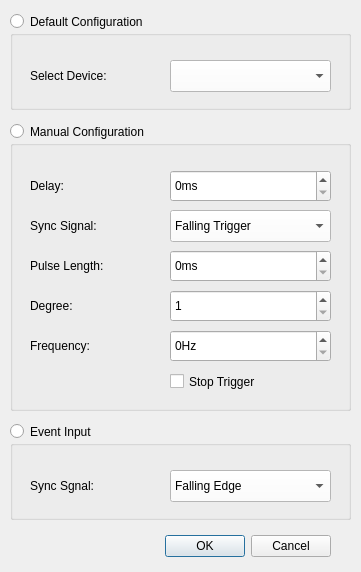
<?xml version="1.0" encoding="UTF-8"?>
<ui version="4.0">
 <class>InOutConnectionConfigDialog</class>
 <widget class="QDialog" name="InOutConnectionConfigDialog">
  <property name="geometry">
   <rect>
    <x>0</x>
    <y>0</y>
    <width>361</width>
    <height>572</height>
   </rect>
  </property>
  <property name="windowTitle">
   <string>Input/Output Connection Configuration</string>
  </property>
  <widget class="QDialogButtonBox" name="buttonBox">
   <property name="geometry">
    <rect>
     <x>40</x>
     <y>530</y>
     <width>291</width>
     <height>32</height>
    </rect>
   </property>
   <property name="orientation">
    <enum>Qt::Horizontal</enum>
   </property>
   <property name="standardButtons">
    <set>QDialogButtonBox::Cancel|QDialogButtonBox::Ok</set>
   </property>
  </widget>
  <widget class="QGroupBox" name="manual_config">
   <property name="geometry">
    <rect>
     <x>10</x>
     <y>140</y>
     <width>341</width>
     <height>271</height>
    </rect>
   </property>
   <property name="title">
    <string/>
   </property>
   <property name="checkable">
    <bool>false</bool>
   </property>
   <widget class="QSpinBox" name="frequency">
    <property name="geometry">
     <rect>
      <x>160</x>
      <y>190</y>
      <width>161</width>
      <height>32</height>
     </rect>
    </property>
    <property name="styleSheet">
     <string notr="true">alternate-background-color: rgb(255, 255, 255);</string>
    </property>
    <property name="suffix">
     <string>Hz</string>
    </property>
    <property name="maximum">
     <number>5100</number>
    </property>
   </widget>
   <widget class="QComboBox" name="sync_signal">
    <property name="geometry">
     <rect>
      <x>160</x>
      <y>70</y>
      <width>161</width>
      <height>32</height>
     </rect>
    </property>
    <property name="styleSheet">
     <string notr="true">background-color: rgb(255, 255, 255);
selection-color: rgb(121, 195, 169);</string>
    </property>
    <item>
     <property name="text">
      <string>Falling Trigger</string>
     </property>
    </item>
    <item>
     <property name="text">
      <string>Rising Trigger</string>
     </property>
    </item>
    <item>
     <property name="text">
      <string>Falling Edge</string>
     </property>
    </item>
    <item>
     <property name="text">
      <string>Rising Edge</string>
     </property>
    </item>
    <item>
     <property name="text">
      <string>Falling Clock</string>
     </property>
    </item>
    <item>
     <property name="text">
      <string>Rising Clock</string>
     </property>
    </item>
    <item>
     <property name="text">
      <string>M-Sequence</string>
     </property>
    </item>
   </widget>
   <widget class="QLabel" name="delay_label">
    <property name="geometry">
     <rect>
      <x>20</x>
      <y>30</y>
      <width>141</width>
      <height>32</height>
     </rect>
    </property>
    <property name="styleSheet">
     <string notr="true"/>
    </property>
    <property name="text">
     <string>Delay:</string>
    </property>
   </widget>
   <widget class="QLabel" name="sync_signal_label">
    <property name="geometry">
     <rect>
      <x>20</x>
      <y>70</y>
      <width>121</width>
      <height>32</height>
     </rect>
    </property>
    <property name="text">
     <string>Sync Signal:</string>
    </property>
   </widget>
   <widget class="QLabel" name="frequency_label">
    <property name="geometry">
     <rect>
      <x>20</x>
      <y>190</y>
      <width>121</width>
      <height>32</height>
     </rect>
    </property>
    <property name="text">
     <string>Frequency:</string>
    </property>
   </widget>
   <widget class="QSpinBox" name="delay">
    <property name="geometry">
     <rect>
      <x>160</x>
      <y>30</y>
      <width>161</width>
      <height>32</height>
     </rect>
    </property>
    <property name="styleSheet">
     <string notr="true">alternate-background-color: rgb(255, 255, 255);</string>
    </property>
    <property name="suffix">
     <string>ms</string>
    </property>
    <property name="maximum">
     <number>65535</number>
    </property>
   </widget>
   <widget class="QCheckBox" name="stop_trigger">
    <property name="geometry">
     <rect>
      <x>160</x>
      <y>230</y>
      <width>121</width>
      <height>23</height>
     </rect>
    </property>
    <property name="layoutDirection">
     <enum>Qt::LeftToRight</enum>
    </property>
    <property name="styleSheet">
     <string notr="true">alternate-background-color: rgb(255, 255, 255);</string>
    </property>
    <property name="text">
     <string>Stop Trigger</string>
    </property>
   </widget>
   <widget class="QSpinBox" name="degree">
    <property name="geometry">
     <rect>
      <x>160</x>
      <y>150</y>
      <width>161</width>
      <height>32</height>
     </rect>
    </property>
    <property name="styleSheet">
     <string notr="true">alternate-background-color: rgb(255, 255, 255);</string>
    </property>
    <property name="suffix">
     <string/>
    </property>
    <property name="minimum">
     <number>1</number>
    </property>
    <property name="maximum">
     <number>11</number>
    </property>
   </widget>
   <widget class="QLabel" name="degree_label">
    <property name="geometry">
     <rect>
      <x>20</x>
      <y>150</y>
      <width>121</width>
      <height>32</height>
     </rect>
    </property>
    <property name="text">
     <string>Degree:</string>
    </property>
   </widget>
   <widget class="QLabel" name="pulse_length_label">
    <property name="geometry">
     <rect>
      <x>20</x>
      <y>110</y>
      <width>121</width>
      <height>32</height>
     </rect>
    </property>
    <property name="text">
     <string>Pulse Length:</string>
    </property>
   </widget>
   <widget class="QSpinBox" name="pulse_length">
    <property name="geometry">
     <rect>
      <x>160</x>
      <y>110</y>
      <width>161</width>
      <height>32</height>
     </rect>
    </property>
    <property name="styleSheet">
     <string notr="true">alternate-background-color: rgb(255, 255, 255);</string>
    </property>
    <property name="suffix">
     <string>ms</string>
    </property>
    <property name="maximum">
     <number>65535</number>
    </property>
   </widget>
  </widget>
  <widget class="QGroupBox" name="default_config">
   <property name="geometry">
    <rect>
     <x>10</x>
     <y>30</y>
     <width>341</width>
     <height>80</height>
    </rect>
   </property>
   <property name="title">
    <string/>
   </property>
   <property name="checkable">
    <bool>false</bool>
   </property>
   <property name="checked">
    <bool>false</bool>
   </property>
   <widget class="QLabel" name="sensor_label">
    <property name="geometry">
     <rect>
      <x>20</x>
      <y>30</y>
      <width>121</width>
      <height>32</height>
     </rect>
    </property>
    <property name="text">
     <string>Select Device:</string>
    </property>
   </widget>
   <widget class="QComboBox" name="sensor">
    <property name="geometry">
     <rect>
      <x>160</x>
      <y>30</y>
      <width>161</width>
      <height>32</height>
     </rect>
    </property>
    <property name="styleSheet">
     <string notr="true">background-color: rgb(255, 255, 255);
selection-color: rgb(121, 195, 169);</string>
    </property>
   </widget>
  </widget>
  <widget class="QRadioButton" name="manual_config_radio">
   <property name="geometry">
    <rect>
     <x>10</x>
     <y>120</y>
     <width>171</width>
     <height>23</height>
    </rect>
   </property>
   <property name="text">
    <string>Manual Configuration</string>
   </property>
  </widget>
  <widget class="QRadioButton" name="default_config_radio">
   <property name="geometry">
    <rect>
     <x>10</x>
     <y>10</y>
     <width>161</width>
     <height>23</height>
    </rect>
   </property>
   <property name="text">
    <string>Default Configuration</string>
   </property>
  </widget>
  <widget class="QRadioButton" name="event_config_radio">
   <property name="geometry">
    <rect>
     <x>10</x>
     <y>420</y>
     <width>161</width>
     <height>23</height>
    </rect>
   </property>
   <property name="text">
    <string>Event Input</string>
   </property>
  </widget>
  <widget class="QGroupBox" name="event_config">
   <property name="geometry">
    <rect>
     <x>10</x>
     <y>440</y>
     <width>341</width>
     <height>80</height>
    </rect>
   </property>
   <property name="title">
    <string/>
   </property>
   <property name="checkable">
    <bool>false</bool>
   </property>
   <property name="checked">
    <bool>false</bool>
   </property>
   <widget class="QLabel" name="event_label">
    <property name="geometry">
     <rect>
      <x>20</x>
      <y>30</y>
      <width>121</width>
      <height>32</height>
     </rect>
    </property>
    <property name="text">
     <string>Sync Sgnal:</string>
    </property>
   </widget>
   <widget class="QComboBox" name="event_signal">
    <property name="geometry">
     <rect>
      <x>160</x>
      <y>30</y>
      <width>161</width>
      <height>32</height>
     </rect>
    </property>
    <property name="styleSheet">
     <string notr="true">background-color: rgb(255, 255, 255);
selection-color: rgb(121, 195, 169);</string>
    </property>
    <item>
     <property name="text">
      <string>Falling Edge</string>
     </property>
    </item>
    <item>
     <property name="text">
      <string>Rising Edge</string>
     </property>
    </item>
    <item>
     <property name="text">
      <string>Any Edge</string>
     </property>
    </item>
   </widget>
  </widget>
  <zorder>manual_config</zorder>
  <zorder>buttonBox</zorder>
  <zorder>default_config</zorder>
  <zorder>manual_config_radio</zorder>
  <zorder>default_config_radio</zorder>
  <zorder>event_config_radio</zorder>
  <zorder>event_config</zorder>
 </widget>
 <tabstops>
  <tabstop>default_config</tabstop>
  <tabstop>sensor</tabstop>
  <tabstop>manual_config</tabstop>
  <tabstop>delay</tabstop>
  <tabstop>sync_signal</tabstop>
  <tabstop>frequency</tabstop>
  <tabstop>stop_trigger</tabstop>
 </tabstops>
 <resources/>
 <connections>
  <connection>
   <sender>buttonBox</sender>
   <signal>accepted()</signal>
   <receiver>InOutConnectionConfigDialog</receiver>
   <slot>accept()</slot>
   <hints>
    <hint type="sourcelabel">
     <x>248</x>
     <y>254</y>
    </hint>
    <hint type="destinationlabel">
     <x>157</x>
     <y>274</y>
    </hint>
   </hints>
  </connection>
  <connection>
   <sender>buttonBox</sender>
   <signal>rejected()</signal>
   <receiver>InOutConnectionConfigDialog</receiver>
   <slot>reject()</slot>
   <hints>
    <hint type="sourcelabel">
     <x>316</x>
     <y>260</y>
    </hint>
    <hint type="destinationlabel">
     <x>286</x>
     <y>274</y>
    </hint>
   </hints>
  </connection>
 </connections>
</ui>
